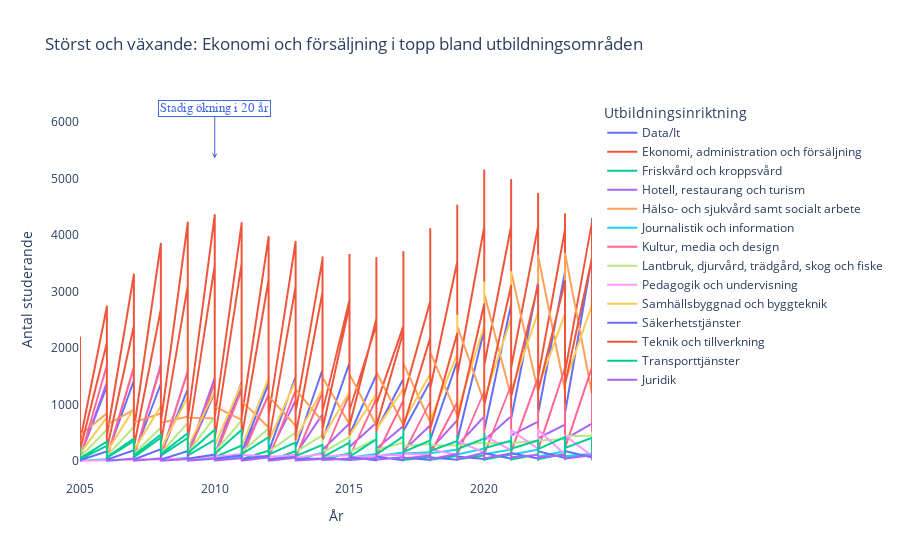

The notebook cell saved with this chart:
### Code cell
import plotly.express as px

fig = px.line(
    df_long,
    x="År",
    y="Antal studerande",
    color="Utbildningsinriktning",
    title="Störst och växande: Ekonomi och försäljning i topp bland utbildningsområden",
    labels={"Antal studerande": "Antal studerande", "År": "År"},
)

# Ta bort prickar i linjerna
fig.for_each_trace(lambda t: t.update(mode='lines'))

# Lägg till annotation om du vill
fig.add_annotation(
    x=2010,
    y=df_long[df_long["År"] == 2010]["Antal studerande"].max() + 1000,
    text="Stadig ökning i 20 år",
    showarrow=True,
    arrowhead=3,
    arrowcolor="royalblue",
    ax=0,
    ay=-50,
    font=dict(color="royalblue", size=13, family="Arial"),
    bgcolor="white",
    bordercolor="royalblue",
    borderwidth=1
)

fig.update_layout(
    legend_title_text="Utbildningsinriktning",
    plot_bgcolor="white",
    paper_bgcolor="white",
    showlegend=True
)

fig.show()
